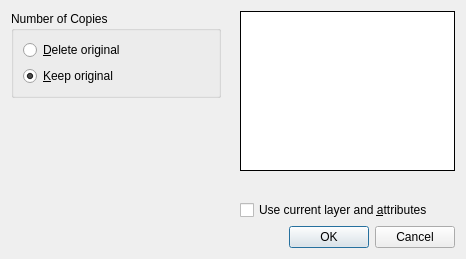
<?xml version="1.0" encoding="UTF-8"?>
<ui version="4.0">
 <class>MirrorOptions</class>
 <widget class="QDialog" name="MirrorOptions">
  <property name="geometry">
   <rect>
    <x>0</x>
    <y>0</y>
    <width>466</width>
    <height>259</height>
   </rect>
  </property>
  <property name="windowTitle">
   <string>Mirror Options</string>
  </property>
  <layout class="QVBoxLayout" name="verticalLayout_4">
   <item>
    <layout class="QHBoxLayout" name="horizontalLayout_2">
     <item>
      <layout class="QVBoxLayout" name="verticalLayout_3">
       <item>
        <widget class="QGroupBox" name="Mode">
         <property name="title">
          <string>Number of Copies</string>
         </property>
         <layout class="QVBoxLayout" name="verticalLayout">
          <item>
           <widget class="QRadioButton" name="DeleteOriginal">
            <property name="text">
             <string>&amp;Delete original</string>
            </property>
            <property name="checked">
             <bool>false</bool>
            </property>
           </widget>
          </item>
          <item>
           <widget class="QRadioButton" name="KeepOriginal">
            <property name="text">
             <string>&amp;Keep original</string>
            </property>
            <property name="checked">
             <bool>true</bool>
            </property>
           </widget>
          </item>
         </layout>
        </widget>
       </item>
       <item>
        <spacer name="verticalSpacer">
         <property name="orientation">
          <enum>Qt::Vertical</enum>
         </property>
         <property name="sizeHint" stdset="0">
          <size>
           <width>20</width>
           <height>20</height>
          </size>
         </property>
        </spacer>
       </item>
      </layout>
     </item>
     <item>
      <spacer name="horizontalSpacer">
       <property name="orientation">
        <enum>Qt::Horizontal</enum>
       </property>
       <property name="sizeType">
        <enum>QSizePolicy::Maximum</enum>
       </property>
       <property name="sizeHint" stdset="0">
        <size>
         <width>13</width>
         <height>20</height>
        </size>
       </property>
      </spacer>
     </item>
     <item>
      <layout class="QVBoxLayout" name="verticalLayout_2">
       <item>
        <widget class="QToolButton" name="toolButton">
         <property name="minimumSize">
          <size>
           <width>210</width>
           <height>155</height>
          </size>
         </property>
         <property name="styleSheet">
          <string notr="true">border: 1px inset; background-color: rgb(255, 255, 255);</string>
         </property>
         <property name="icon">
          <iconset>
           <normaloff>MirrorDialog.svg</normaloff>MirrorDialog.svg</iconset>
         </property>
         <property name="iconSize">
          <size>
           <width>210</width>
           <height>155</height>
          </size>
         </property>
        </widget>
       </item>
       <item>
        <spacer name="verticalSpacer_2">
         <property name="orientation">
          <enum>Qt::Vertical</enum>
         </property>
         <property name="sizeHint" stdset="0">
          <size>
           <width>20</width>
           <height>13</height>
          </size>
         </property>
        </spacer>
       </item>
       <item>
        <widget class="QCheckBox" name="UseCurrentAttributes">
         <property name="text">
          <string>Use current layer and &amp;attributes</string>
         </property>
        </widget>
       </item>
      </layout>
     </item>
    </layout>
   </item>
   <item>
    <widget class="QDialogButtonBox" name="buttonBox">
     <property name="orientation">
      <enum>Qt::Horizontal</enum>
     </property>
     <property name="standardButtons">
      <set>QDialogButtonBox::Cancel|QDialogButtonBox::Ok</set>
     </property>
    </widget>
   </item>
  </layout>
 </widget>
 <resources/>
 <connections>
  <connection>
   <sender>buttonBox</sender>
   <signal>accepted()</signal>
   <receiver>MirrorOptions</receiver>
   <slot>accept()</slot>
   <hints>
    <hint type="sourcelabel">
     <x>248</x>
     <y>254</y>
    </hint>
    <hint type="destinationlabel">
     <x>157</x>
     <y>274</y>
    </hint>
   </hints>
  </connection>
  <connection>
   <sender>buttonBox</sender>
   <signal>rejected()</signal>
   <receiver>MirrorOptions</receiver>
   <slot>reject()</slot>
   <hints>
    <hint type="sourcelabel">
     <x>316</x>
     <y>260</y>
    </hint>
    <hint type="destinationlabel">
     <x>286</x>
     <y>274</y>
    </hint>
   </hints>
  </connection>
 </connections>
</ui>
